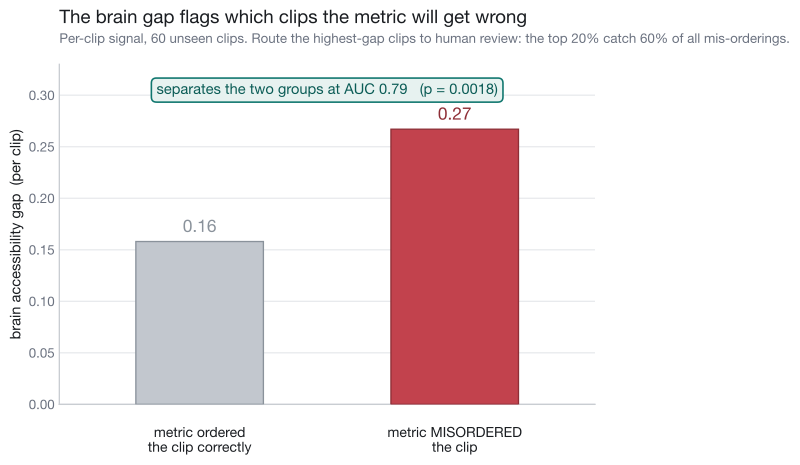

Python code for this plot:
"""Fig 8 - neural review triage, restyled. Two-group comparison of the per-clip brain gap."""
from __future__ import annotations

import scenetwin_style as st

# from cursor/findings/tribe-clip-level-triage.md (ADQA-only layer, 60 OOD clips)
GAP_FAIL = 0.267   # clips the metric misorders
GAP_OK   = 0.158   # clips the metric gets right
AUC = 0.79
P = 0.0018

fig, ax = st.figure(w=7.2, h=4.6)
st.style_axes(ax)

x = [0, 1]
vals = [GAP_OK, GAP_FAIL]
colors = [(st.NEUTRAL, st.NEUTRAL_D), (st.DANGER, "#8E2E36")]
labels = ["metric ordered\nthe clip correctly", "metric MISORDERED\nthe clip"]
for xi, v, (fc, ec), lab in zip(x, vals, colors, labels):
    ax.bar(xi, v, width=0.5, color=fc, edgecolor=ec, lw=1.0, zorder=3)
    ax.text(xi, v + 0.006, f"{v:.2f}", ha="center", va="bottom", fontsize=13,
            fontweight="bold", color=ec)
    ax.text(xi, -0.022, lab, ha="center", va="top", fontsize=10.5, color=st.INK)

ax.set_xticks([])
ax.set_xlim(-0.55, 1.55)
ax.set_ylim(0, 0.33)
ax.set_ylabel("brain accessibility gap  (per clip)")

# AUC callout
ax.text(0.5, 0.305, f"separates the two groups at AUC {AUC:.2f}   (p = {P})",
        ha="center", va="center", fontsize=11, fontweight="bold", color=st.OURS_HI,
        bbox=dict(boxstyle="round,pad=0.35", fc=st.OURS_SOFT if hasattr(st, "OURS_SOFT") else "#E7F2F0", ec=st.OURS, lw=1.2))

st.titles(ax,
          "The brain gap flags which clips the metric will get wrong",
          "Per-clip signal, 60 unseen clips. Route the highest-gap clips to human review: "
          "the top 20% catch 60% of all mis-orderings.")
st.save(fig, "scenetwin_triage_v2")
